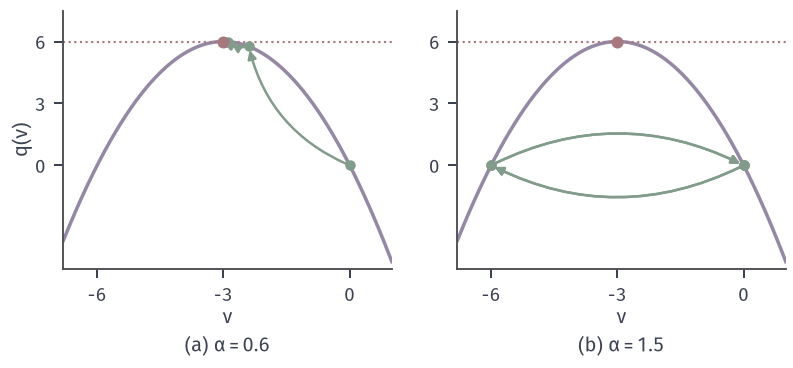

The Python source for this figure:
from pathlib import Path
import sys
ROOT = next(p for p in Path(__file__).resolve().parents if (p/'build.sh').is_file() and (p/'tex/book.tex').is_file())
sys.path.insert(0, str(ROOT/'figures/00-shared/mathematical-preliminaries-upper/00-shared/comprehension-figures'))
from support import figure, save, BLUE, GREEN, YELLOW, RED, PURPLE, INK, MUTED, GRID, BLUE_FILL, GREEN_FILL, YELLOW_FILL, RED_FILL, PURPLE_FILL
import numpy as np
HERE = Path(__file__).resolve().parent
STROKE = '#4C4D4F'
def panel(fig, left, right, top, bottom, wspace=.25, hspace=.2):
    fig.set_layout_engine(None)
    fig.subplots_adjust(left=left, right=right, top=top, bottom=bottom, wspace=wspace, hspace=hspace)
def tag(fig, ax, s, y=.03):
    p = ax.get_position(); fig.text((p.x0+p.x1)/2, y, s, ha='center', va='bottom')
def opt(ax, x, y, ms=4.8, z=7): ax.plot([x],[y],'o',ms=ms,color=RED,mew=0,zorder=z)
def it(ax, x, y, ms=4.2, z=6, c=GREEN): ax.plot([x],[y],'o',ms=ms,color=c,mew=0,zorder=z)
def bare(ax): ax.set_aspect('equal'); 
# Running example: f(x)=x1^2/2+3x2^2/2, h(x)=x1+x2-4, x*=(3,1), nu*=-3.
G = np.diag([1.,3.]); A1 = np.ones(2)
def fq(X,Y): return .5*X**2+1.5*Y**2
def line(ax,lo=-2,hi=7):
    t=np.array([lo,hi]); ax.plot(t,4-t,color=STROKE,lw=1.7,solid_capstyle='butt',zorder=3)

fig,(a,b)=figure(width_mm=112,height_mm=52,ncols=2)
panel(fig,.08,.99,.97,.27,wspace=.2)
q=lambda n:-(2/3)*n**2-4*n
N=np.linspace(-6.8,1,601)
for ax,alpha,T in ((a,.6,5),(b,1.5,4)):
    ax.plot(N,q(N),color=PURPLE,lw=1.4)
    n=0.
    for t in range(T):
        h=-(4/3)*n-4;m=n+alpha*h
        ax.annotate('',xy=(m,q(m)),xytext=(n,q(n)),arrowprops=dict(arrowstyle='-|>',mutation_scale=7,color=GREEN,lw=1.0,shrinkA=1.5,shrinkB=1.5,connectionstyle='arc3,rad=-.25' if ax is b and t%2==0 else 'arc3,rad=-.25'))
        it(ax,n,q(n));n=m
    it(ax,n,q(n))
    ax.axhline(6,color=RED,lw=.85,ls=':');opt(ax,-3,6)
    ax.set_xlim(-6.8,1);ax.set_ylim(-5,7.5);ax.set_xticks([-6,-3,0]);ax.set_yticks([0,3,6]);ax.set_xlabel('$\\nu$',labelpad=1)
a.set_ylabel('$q(\\nu)$',labelpad=1)
fig.canvas.draw();tag(fig,a,'(a) $\\alpha=0.6$');tag(fig,b,'(b) $\\alpha=1.5$')
save(fig,HERE,'figure',{'q':'-(2/3)nu^2-4nu','alpha':[.6,1.5]})
